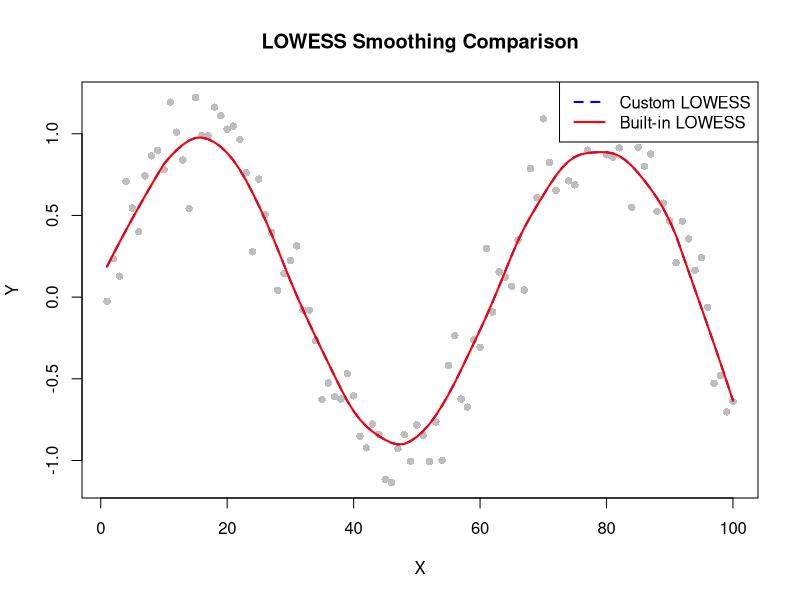

Write the R code that produced this figure.
####set-up####
set.seed(1)
x <-1:100
y <- sin(x/10) + rnorm(100, mean=0, sd=0.2)
####lowess function####
customLowess <- function(x,y,f) {
  n <- length(x)
  y_smooth <- numeric(n)
  for (i in 1:n) {
    # Compute weights based on tricube function
    distances <- abs(x - x[i])
    max_dist <- sort(distances)[round(f * n)]
    weights <- (1 - (distances / max_dist)^3)^3 * (distances < max_dist)
    # Perform weighted linear regression
    model <- lm(y ~ x, weights = weights)
    y_smooth[i] <- predict(model, newdata = data.frame(x = x[i]))
  }
  return(y_smooth)
}
#====Apply custom LOWESS function====#

f_value <- 0.2  # Smoothing parameter
y_custom <- customLowess(x, y, f = f_value)

#====Apply built-in lowess function====#
lowess_result <- lowess(x, y, f = f_value, iter = 0)

####Plot results####
plot(x, y, main = "LOWESS Smoothing Comparison", col = "gray", pch = 16, xlab = "X", ylab = "Y")
lines(x, y_custom, col = "blue", lwd = 2, lty = 2)  # Custom LOWESS
lines(lowess_result, col = "red", lwd = 2)         # Built-in LOWESS
legend("topright", legend = c("Custom LOWESS", "Built-in LOWESS"),
       col = c("blue", "red"), lwd = 2, lty = c(2, 1))
